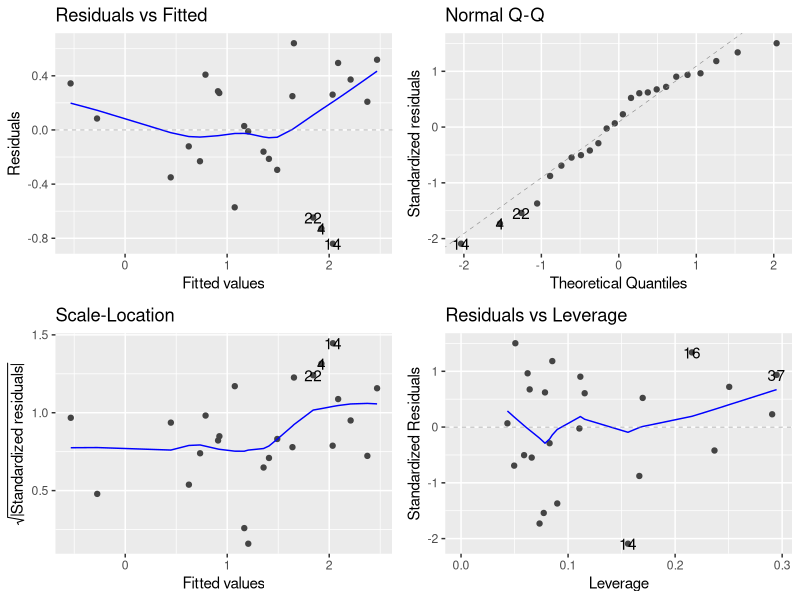
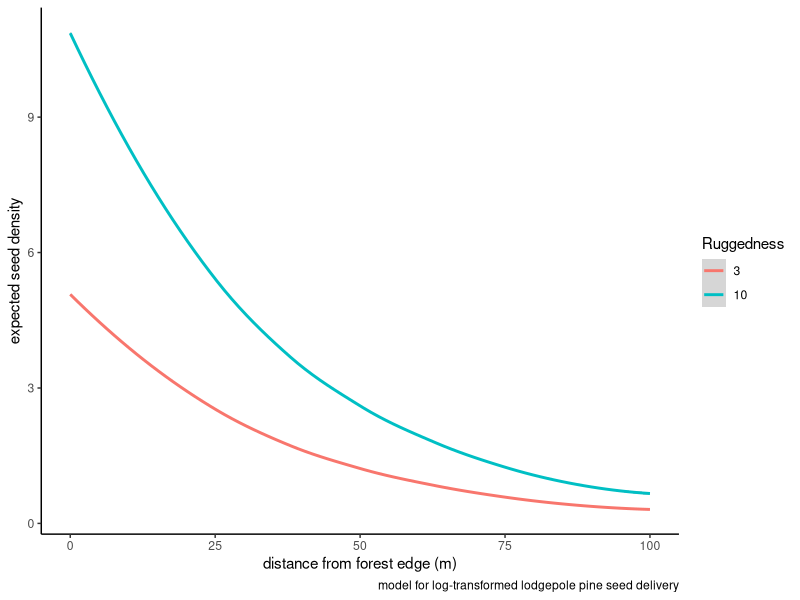

The R script that drew these images, in order:
## Question: How does terrain ruggedness affect lodgepole pine seed delivery 
## density at increasing distances from a live forest edge?
## 
## Goal: Make a binomial model to predict lodgepole pine seed delivery frequency
## up to 100-m from a forest edge based on terrain ruggedness. 

library(tidyverse)
library(car)
library(ggfortify)

#reading in data frame
seed.dist.nsl<- read.csv("Data/seed.dist.nsl_siteinfo.csv", header=TRUE)

## Subsetting data to only include traps that successfully collected seeds. The
## 0s that are being excluded here are accounted for in the binomial frequency 
## model
seed.dist.nozeros.pico<- subset(seed.dist.nsl, seeds.m2.pico>0)

## making model
lognorm.seeddensity.pico <- lm(log(seeds.m2.pico) ~ dist.m + max.TRI.30, 
                              data = seed.dist.nozeros.pico)
summary(lognorm.seeddensity.pico)
# ruggedness and distance are significant predictors!

## Checking linear model assumptions
autoplot(lognorm.seeddensity.pico)
# no crazy deviations from normality
# some heteroscedasticity. 
ncvTest(lognorm.seeddensity.pico) 
# not a significant about of heteroscedasticity

## generating model predictions
dist.m<- rep(seq(0,100, 1),2) # want the model to give me predictions up to 100 
                              # m from forest edge
max.TRI.30 <- c(rep(3, 101), rep(10, 101)) # want predictions for a "low" TRI 
                                           # and a "high" TRI
mod.prediction.log <- predict(lognorm.seeddensity.pico, newdata = 
                                data.frame(dist.m, max.TRI.30), type = "response")
mod.prediction <- exp(mod.prediction.log)

## making new data frame for the model predictions
prediction.data <- data.frame(dist.m, max.TRI.30, mod.prediction)

## plotting model predictions for delivery density for high and low TRI
ggplot(prediction.data, aes(x= dist.m, y= mod.prediction))+
  geom_smooth(aes(color= factor(max.TRI.30)))+
  labs(caption= "model for log-transformed lodgepole pine seed delivery", 
       x = "distance from forest edge (m)", 
       y = "expected seed density", 
       color = "Ruggedness")+
  theme_classic()
#ggsave("Output/lognorm.seeddensity.pico.svg")
